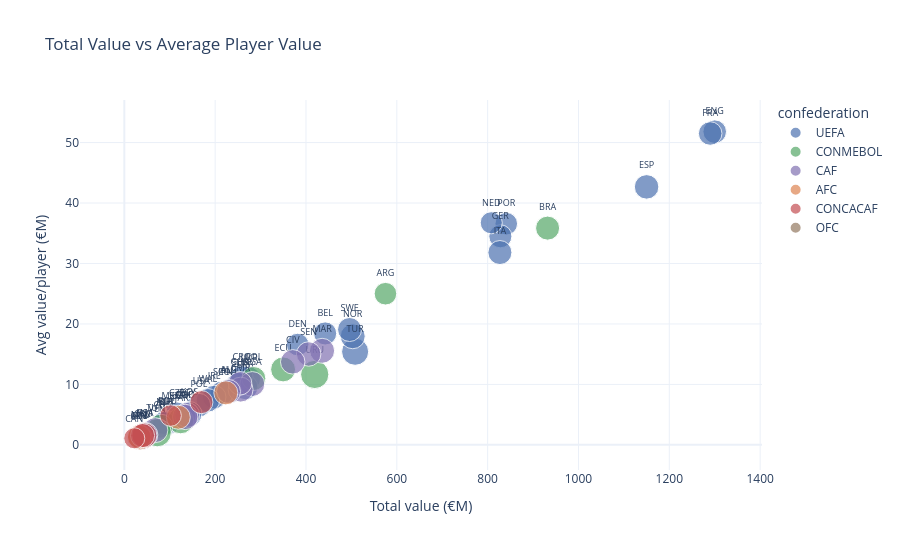

The code cell stored with this chart in its notebook:
### Code cell
fig = px.scatter(
    df_transfer,
    x='market_value_eur_m', y='avg_player_value_eur_m',
    color='confederation', text='country_code',
    color_discrete_map=CONF_PALETTE,
    title='Total Value vs Average Player Value',
    labels={'market_value_eur_m': 'Total value (€M)', 'avg_player_value_eur_m': 'Avg value/player (€M)'},
    hover_data=['country_name_tm', 'members'],
    size='members', size_max=20,
    template='plotly_white', width=900, height=550
)
fig.update_traces(textposition='top center', textfont_size=9)
fig.show()

### Figure 1 — Plotly figure (JSON) as saved in the notebook; plotly's stock layout.template omitted (floating-point values rounded to 4 significant figures)
{"data": [{"customdata": [["England", 25], ["France", 25], ["Spain", 27], ["Portugal", 23], ["Germany", 24], ["Italy", 26], ["Netherlands", 22], ["Turkiye", 33], ["Norway", 28], ["Sweden", 26], ["Belgium", 24], ["Denmark", 23], ["Ukraine", 25], ["Serbia", 28], ["Croatia", 23], ["Switzerland", 25], ["Austria", 26], ["Scotland", 25], ["Republic of Ireland", 25], ["Wales", 25], ["Poland", 25], ["Kosovo", 28], ["Slovakia", 28], ["Czech Republic", 22], ["Romania", 26], ["Bosnia-Herzegovina", 25], ["Albania", 25], ["Northern Ireland", 24], ["North Macedonia", 29]], "hovertemplate": "confederation=UEFA<br>Total value (€M)=%{x}<br>Avg value/player (€M)=%{y}<br>members=%{customdata[1]}<br>country_code=%{text}<br>country_name_tm=%{customdata[0]}<extra></extra>", "legendgroup": "UEFA", "marker": {"color": "#4C72B0", "size": [25, 25, 27, 23, 24, 26, 22, 33, 28, 26, 24, 23, 25, 28, 23, 25, 26, 25, 25, 25, 25, 28, 28, 22, 26, 25, 25, 24, 29], "sizemode": "area", "sizeref": 0.09, "symbol": "circle"}, "mode": "markers+text", "name": "UEFA", "orientation": "v", "showlegend": true, "text": ["ENG", "FRA", "ESP", "POR", "GER", "ITA", "NED", "TUR", "NOR", "SWE", "BEL", "DEN", "UKR", "SRB", "CRO", "SUI", "AUT", "SCO", "IRL", "WAL", "POL", "KOS", "SVK", "CZE", "ROU", "BIH", "ALB", "NIR", "MKD"], "textfont": {"size": 9}, "textposition": "top center", "type": "scatter", "x": [1300, 1290, 1150, 841, 828, 827, 808, 508.2, 502.9, 496.0, 442.2, 381.6, 274.2, 266.7, 258.5, 251, 231.9, 214.4, 197.8, 184.2, 164.3, 143.4, 130.1, 115.9, 95.08, 92.1, 88.5, 86.88, 36.35], "xaxis": "x", "y": [51.8, 51.5, 42.67, 36.57, 34.5, 31.81, 36.73, 15.4, 17.96, 19.08, 18.43, 16.59, 10.97, 9.53, 11.24, 10.04, 8.92, 8.58, 7.91, 7.37, 6.57, 5.12, 4.64, 5.27, 3.66, 3.68, 3.54, 3.62, 1.25], "yaxis": "y"}, {"customdata": [["Brazil", 26], ["Argentina", 23], ["Uruguay", 36], ["Ecuador", 28], ["Colombia", 26], ["Paraguay", 31], ["Chile", 26], ["Venezuela", 36], ["Bolivia", 30], ["Peru", 25]], "hovertemplate": "confederation=CONMEBOL<br>Total value (€M)=%{x}<br>Avg value/player (€M)=%{y}<br>members=%{customdata[1]}<br>country_code=%{text}<br>country_name_tm=%{customdata[0]}<extra></extra>", "legendgroup": "CONMEBOL", "marker": {"color": "#55A868", "size": [26, 23, 36, 28, 26, 31, 26, 36, 30, 25], "sizemode": "area", "sizeref": 0.09, "symbol": "circle"}, "mode": "markers+text", "name": "CONMEBOL", "orientation": "v", "showlegend": true, "text": ["BRA", "ARG", "URU", "ECU", "COL", "PAR", "CHI", "VEN", "BOL", "PER"], "textfont": {"size": 9}, "textposition": "top center", "type": "scatter", "x": [932, 575, 419.2, 349.6, 285.1, 124.0, 80.3, 72.35, 15.78, 8.6], "xaxis": "x", "y": [35.85, 25, 11.65, 12.48, 10.97, 4, 3.09, 2.01, null, null], "yaxis": "y"}, {"customdata": [["Morocco", 28], ["Senegal", 27], ["Ivory Coast", 27], ["Nigeria", 28], ["Cameroon", 28], ["Ghana", 25], ["Algeria", 26], ["Egypt", 28], ["Democratic Republic of the Congo", 29], ["Tunisia", 28], ["South Africa", 28], ["Cape Verde", 26]], "hovertemplate": "confederation=CAF<br>Total value (€M)=%{x}<br>Avg value/player (€M)=%{y}<br>members=%{customdata[1]}<br>country_code=%{text}<br>country_name_tm=%{customdata[0]}<extra></extra>", "legendgroup": "CAF", "marker": {"color": "#8172B2", "size": [28, 27, 27, 28, 28, 25, 26, 28, 29, 28, 28, 26], "sizemode": "area", "sizeref": 0.09, "symbol": "circle"}, "mode": "markers+text", "name": "CAF", "orientation": "v", "showlegend": true, "text": ["MAR", "SEN", "CIV", "NGA", "CMR", "GHA", "ALG", "EGY", "COD", "TUN", "RSA", "CPV"], "textfont": {"size": 9}, "textposition": "top center", "type": "scatter", "x": [435.6, 405.9, 370.8, 281.8, 256.0, 254.8, 229.3, 138.5, 134.1, 68.45, 46.35, 31.83], "xaxis": "x", "y": [15.56, 15.03, 13.73, 10.06, 9.14, 10.19, 8.82, 4.95, 4.62, 2.44, 1.66, 1.22], "yaxis": "y"}, {"customdata": [["Japan", 26], ["South Korea", 26], ["Iran", 28], ["Australia", 25], ["Saudi Arabia", 22], ["Qatar", 23], ["Iraq", 22], ["Jordan", 23], ["Uzbekistan", 14]], "hovertemplate": "confederation=AFC<br>Total value (€M)=%{x}<br>Avg value/player (€M)=%{y}<br>members=%{customdata[1]}<br>country_code=%{text}<br>country_name_tm=%{customdata[0]}<extra></extra>", "legendgroup": "AFC", "marker": {"color": "#DD8452", "size": [26, 26, 28, 25, 22, 23, 22, 23, 14], "sizemode": "area", "sizeref": 0.09, "symbol": "circle"}, "mode": "markers+text", "name": "AFC", "orientation": "v", "showlegend": true, "text": ["JPN", "KOR", "IRN", "AUS", "KSA", "QAT", "IRQ", "JOR", "UZB"], "textfont": {"size": 9}, "textposition": "top center", "type": "scatter", "x": [223.5, 118.8, 34.25, 32.85, 21.8, 18, 10.7, 9.3, 8.5], "xaxis": "x", "y": [8.6, 4.57, 1.22, 1.31, null, null, null, null, null], "yaxis": "y"}, {"customdata": [["United States", 24], ["Mexico", 21], ["Jamaica", 28], ["Costa Rica", 26], ["Suriname", 31], ["Canada", 20], ["Honduras", 28], ["Panama", 23]], "hovertemplate": "confederation=CONCACAF<br>Total value (€M)=%{x}<br>Avg value/player (€M)=%{y}<br>members=%{customdata[1]}<br>country_code=%{text}<br>country_name_tm=%{customdata[0]}<extra></extra>", "legendgroup": "CONCACAF", "marker": {"color": "#C44E52", "size": [24, 21, 28, 26, 31, 20, 28, 23], "sizemode": "area", "sizeref": 0.09, "symbol": "circle"}, "mode": "markers+text", "name": "CONCACAF", "orientation": "v", "showlegend": true, "text": ["USA", "MEX", "JAM", "CRC", "SUR", "CAN", "HON", "PAN"], "textfont": {"size": 9}, "textposition": "top center", "type": "scatter", "x": [169.7, 101.8, 44.25, 40.13, 23.63, 21.88, 15.5, 5.3], "xaxis": "x", "y": [7.07, 4.85, 1.58, 1.54, null, 1.09, null, null], "yaxis": "y"}, {"customdata": [["New Zealand", 23], ["New Caledonia", 21]], "hovertemplate": "confederation=OFC<br>Total value (€M)=%{x}<br>Avg value/player (€M)=%{y}<br>members=%{customdata[1]}<br>country_code=%{text}<br>country_name_tm=%{customdata[0]}<extra></extra>", "legendgroup": "OFC", "marker": {"color": "#937860", "size": [23, 21], "sizemode": "area", "sizeref": 0.09, "symbol": "circle"}, "mode": "markers+text", "name": "OFC", "orientation": "v", "showlegend": true, "text": ["NZL", "NCL"], "textfont": {"size": 9}, "textposition": "top center", "type": "scatter", "x": [16.43, null], "xaxis": "x", "y": [null, null], "yaxis": "y"}], "layout": {"height": 550, "legend": {"itemsizing": "constant", "title": {"text": "confederation"}, "tracegroupgap": 0}, "title": {"text": "Total Value vs Average Player Value"}, "width": 900, "xaxis": {"anchor": "y", "domain": [0, 1], "title": {"text": "Total value (€M)"}}, "yaxis": {"anchor": "x", "domain": [0, 1], "title": {"text": "Avg value/player (€M)"}}}}
